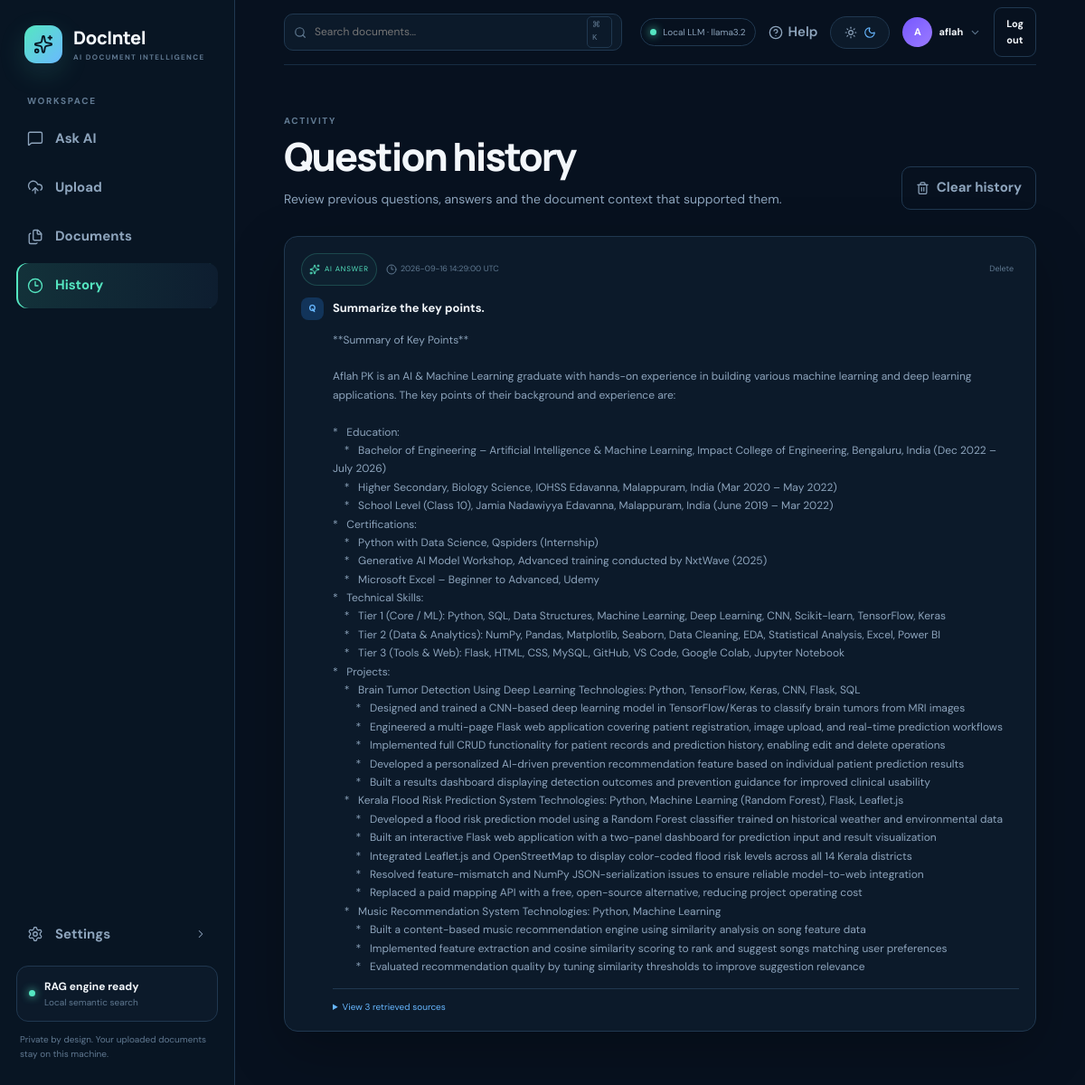
Page /history (signed in) on the committed database.
### tables this page shows
CREATE TABLE users (
            id INTEGER PRIMARY KEY AUTOINCREMENT,
            name TEXT NOT NULL,
            email TEXT NOT NULL UNIQUE,
            password_hash TEXT NOT NULL,
            is_admin INTEGER NOT NULL DEFAULT 0,
            created_at TEXT NOT NULL
        );

CREATE TABLE chat_history (
            id INTEGER PRIMARY KEY AUTOINCREMENT,
            question TEXT NOT NULL,
            answer TEXT NOT NULL,
            sources TEXT,
            mode TEXT,
            asked_at TEXT
        );

### app.py (the view)
@app.route("/history")
def history_page():
    conn = get_db()
    rows = conn.execute(
        """
        SELECT *
        FROM chat_history
        ORDER BY id DESC
        """
    ).fetchall()
    conn.close()
    history = []
    for r in rows:
        history.append(
            {
                "id": r["id"],
                "question": r["question"],
                "answer": r["answer"],
                "sources":
                    json.loads(
                        r["sources"]
                    )
                    if r["sources"]
                    else [],
                "mode": r["mode"],
                "asked_at": r["asked_at"]
            }
        )
    return render_template(
        "history.html",
        history=history
    )

### app.py (called while the page is built)
def get_db():
    conn = sqlite3.connect(DB_PATH)
    conn.row_factory = sqlite3.Row
    return conn

def current_user():
    user_id = session.get("user_id")
    if not user_id:
        return None
    conn = get_db()
    user = conn.execute(
        """
        SELECT
            id,
            name,
            email,
            is_admin,
            created_at
        FROM users
        WHERE id=?
        """,
        (user_id,)
    ).fetchone()
    conn.close()
    return user

@app.context_processor
def inject_user():
    return {
        "current_user": current_user(),
        "global_model_name": getattr(
            rag_engine,
            "OLLAMA_MODEL",
            "local-llm"
        )
    }

### templates/history.html (shortened to what this page needs)
{% extends "base.html" %}
{% block content %}
<section class="page-head page-head-row"><div><div class="eyebrow">ACTIVITY</div><h1>Question history</h1><p>Review previous questions, answers and the document context that supported them.</p></div>{% if history %}<form action="{{ url_for('clear_history') }}" method="post" onsubmit="return confirm('Clear all history?');"><button class="outline-danger"><i data-lucide="trash-2"></i> Clear history</button></form>{% endif %}</section>
{% if history %}<div class="history-list">{% for entry in history %}<article class="history-card"><div class="history-meta"><span class="badge badge-{{ entry.mode }}">{% if entry.mode == 'generated' %}<i data-lucide="sparkles"></i> AI ANSWER{% elif entry.mode == 'llm_unavailable' %}<i data-lucide="triangle-alert"></i> AI UNAVAILABLE{% elif entry.mode == 'no_match' %}NO MATCH{% else %}NO DOCUMENTS{% endif %}</span><span><i data-lucide="clock-3"></i>{{ entry.asked_at.replace('T',' ') }} UTC</span><form action="{{ url_for('delete_history_entry', entry_id=entry.id) }}" method="post"><button class="mini-delete">Delete</button></form></div><div class="history-question"><span>Q</span><p>{{ entry.question }}</p></div><div class="history-answer">{{ entry.answer }}</div>{% if entry.sources %}<details class="source-details"><summary>View {{ entry.sources|length }} retrieved source{{ 's' if entry.sources|length != 1 else '' }}</summary></details>{% endif %}</article>{% endfor %}</div>{% endif %}
{% endblock %}

### templates/base.html (shortened to what this page needs)
<!doctype html>
<html lang="en" data-theme="dark">
<head>
  <link rel="stylesheet" href="{{ url_for('static', filename='style.css') }}">
</head>
<body>
<div class="app-shell">
  <aside class="sidebar" id="sidebar">
    <a class="brand" href="{{ url_for('home') }}"><span class="brand-icon"><i data-lucide="sparkles"></i></span><span><strong>DocIntel</strong><small>AI DOCUMENT INTELLIGENCE</small></span></a>
    <div class="nav-label">WORKSPACE</div>
    <nav class="nav">
      <a href="{{ url_for('home') }}" class="nav-link {% if request.endpoint == 'home' %}active{% endif %}"><i data-lucide="message-square"></i><span>Ask AI</span></a>
      <a href="{{ url_for('upload_page') }}" class="nav-link {% if request.endpoint == 'upload_page' %}active{% endif %}"><i data-lucide="upload-cloud"></i><span>Upload</span></a>
      <a href="{{ url_for('documents_page') }}" class="nav-link {% if request.endpoint == 'documents_page' %}active{% endif %}"><i data-lucide="files"></i><span>Documents</span></a>
      <a href="{{ url_for('history_page') }}" class="nav-link {% if request.endpoint == 'history_page' %}active{% endif %}"><i data-lucide="clock-3"></i><span>History</span></a>
    </nav>
    <div class="sidebar-spacer"></div>
    <a href="{{ url_for('settings_page') if current_user else url_for('login', next='/settings') }}" class="nav-link settings-link "><i data-lucide="settings"></i><span>Settings</span><i class="nav-chevron" data-lucide="chevron-right"></i></a>
    <div class="status-card"><span class="status-dot"></span><div><b>RAG engine ready</b><small>Local semantic search</small></div></div>
    <p class="privacy-note">Private by design. Your uploaded documents stay on this machine.</p>
  </aside>
  <main class="main-content">
    <header class="topbar">
      <div class="top-search"><i data-lucide="search"></i><input id="global-search" placeholder="Search documents..." autocomplete="off"><kbd>⌘ K</kbd></div>
      <div class="top-actions">
        <span class="model-status" id="model-status"><span class="online-dot"></span> Local LLM · {{ global_model_name }}</span>
        <a href="{{ url_for('help_page') }}" class="top-action"><i data-lucide="circle-help"></i> Help</a>
        <button class="theme-mini" id="theme-toggle" title="Toggle theme"><i data-lucide="sun"></i><i data-lucide="moon"></i></button>
        {% if current_user %}
          <div class="user-menu"><span class="user-avatar">{{ current_user['name'][0]|upper }}</span><span class="user-name">{{ current_user['name'] }}</span><i data-lucide="chevron-down"></i></div>
          <a class="top-auth" href="{{ url_for('logout') }}">Log out</a>
        {% else %}
          <a class="top-auth" href="{{ url_for('login') }}">Log in</a><a class="top-auth primary-auth" href="{{ url_for('signup') }}">Sign up</a>
        {% endif %}
      </div>
    </header>
    {% block content %}{% endblock %}
  </main>
</div>
</body>
</html>

### rows in the picture
users: name "A", name "aflah"
chat_history: mode "generated" (drawn), asked_at.replace "2026-09-16 14:29:00", question "Summarize the key points.", answer "**Summary of Key Points** Aflah PK is an AI & Machine Learning graduate with hands-on experience in building various machine learning and deep learning applications. The key points of their background and experience are: * Education: * Bachelor of Engineering – Artificial Intelligence & Machine Learning, Impact College of Engineering, Bengaluru, India (Dec 2022 – July 2026) * Higher Secondary, Biology Science, IOHSS Edavanna, Malappuram, India (Mar 2020 – May 2022) * School Level (Class 10), Jamia Nadawiyya Edavanna, Malappuram, India (June 2019 – Mar 2022) * Certifications: * Python with Data Science, Qspiders (Internship) * Generative AI Model Workshop, Advanced training conducted by…", sources|length "3", sources "s"

### other values in the picture
{{ global_model_name }} "llama3.2"
